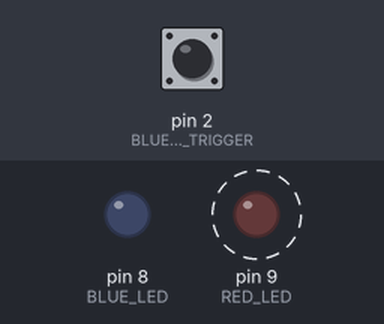
A sketch run on a simulated Arduino Uno, built with avr-gcc and run on an emulated ATmega328P. Shown: output pins drawn as LEDs (lit = HIGH). Dashed ring = blinking. Inputs (shaded band) come from the test bench; at power-on: pin 2 (BLUE_LED_TRIGGER) HIGH.

Above: at 1.25 s.
1.3 s: pin 2 (BLUE_LED_TRIGGER) driven LOW
At 1.55 s:
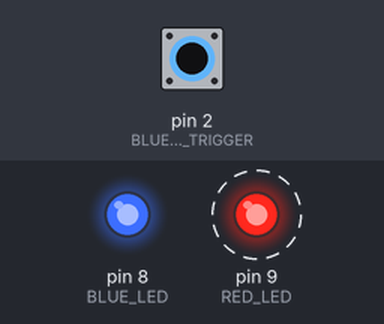
4.3 s: pin 2 (BLUE_LED_TRIGGER) pulsed HIGH 2 times (0.12 s each, 0.3 s apart)
At 4.95 s:
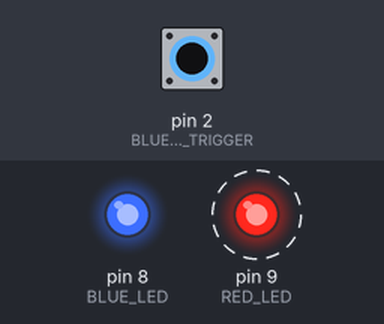
Timing chart, 0 to 13.3 s (numbered marks = the images above; inputs shaded):
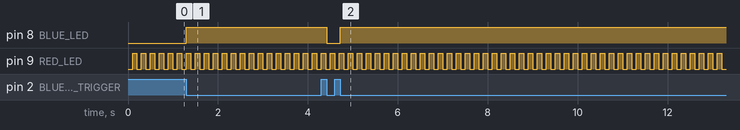

The sketch:

InterruptTest.ino
```cpp
#include <TimerOne.h>

#define BLUE_LED 8
#define BLUE_LED_TRIGGER 2
#define RED_LED 9

#define ON HIGH
#define OFF LOW

void blueF();
void redF();

int r = 0;

void setup(){
    pinMode(BLUE_LED,OUTPUT);
    digitalWrite(BLUE_LED,OFF);
    pinMode(RED_LED,OUTPUT);
    digitalWrite(RED_LED,OFF);
    pinMode(BLUE_LED_TRIGGER,INPUT);
    //Serial.begin(9600);
    //The BLUE_LED_TRIGGER pin calls the function blueF when the falling edge happenns at that pin
    //a debounce circuit might be needed
    attachInterrupt(digitalPinToInterrupt(BLUE_LED_TRIGGER),blueF,FALLING);
    //The 16-bit Timer1 is used to activate a time interrupt. For this example, it triggers
    //after 100ms
    Timer1.initialize(100000); //0.1s
    Timer1.attachInterrupt( redF);

}

void loop(){
    //r = digitalRead(BLUE_LED_TRIGGER);
    //Serial.println(r);
    //delay(50);
    //Serial.println(digitalRead(BLUE_LED_TRIGGER));
    //delay(50);
    //if(r)
   //   digitalWrite(BLUE_LED,ON);
    //else
      //digitalWrite(BLUE_LED,OFF);
}

void blueF(){
    digitalWrite(BLUE_LED,digitalRead(BLUE_LED) ^ 1);
    //Serial.println(digitalRead(BLUE_LED_TRIGGER));
}

void redF(){
    digitalWrite(RED_LED,digitalRead(RED_LED) ^ 1);
}
```

Measured:
- after the input at 1.3 s, pin 8 (BLUE_LED): LOW → HIGH at once
- after the input at 4.3 s, pin 8 (BLUE_LED): HIGH → LOW after 0.12 s, → HIGH 0.30 s later
- by itself, pin 9 (RED_LED): alternates HIGH for 0.10 s and LOW for 0.10 s
